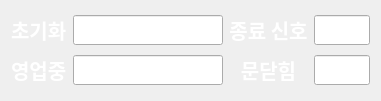
   <widget class="QWidget" name="layoutWidget">
    <property name="geometry">
     <rect>
      <x>10</x>
      <y>9</y>
      <width>381</width>
      <height>101</height>
     </rect>
    </property>
    <layout class="QGridLayout" name="gridLayout">
     <item row="0" column="0">
      <widget class="QLabel" name="label_135">
       <property name="font">
        <font>
         <family>함초롬돋움</family>
         <pointsize>15</pointsize>
         <weight>75</weight>
         <bold>true</bold>
        </font>
       </property>
       <property name="styleSheet">
        <string notr="true">color: rgb(255, 255, 255);</string>
       </property>
       <property name="text">
        <string>초기화</string>
       </property>
      </widget>
     </item>
     <item row="0" column="1">
      <widget class="QLineEdit" name="LE_PLATFORM_INITIALIZING">
       <property name="minimumSize">
        <size>
         <width>150</width>
         <height>30</height>
        </size>
       </property>
       <property name="font">
        <font>
         <pointsize>8</pointsize>
        </font>
       </property>
       <property name="alignment">
        <set>Qt::AlignCenter</set>
       </property>
       <property name="readOnly">
        <bool>true</bool>
       </property>
      </widget>
     </item>
     <item row="0" column="2">
      <widget class="QLabel" name="label_147">
       <property name="font">
        <font>
         <family>함초롬돋움</family>
         <pointsize>15</pointsize>
         <weight>75</weight>
         <bold>true</bold>
        </font>
       </property>
       <property name="styleSheet">
        <string notr="true">color: rgb(255, 255, 255);</string>
       </property>
       <property name="text">
        <string>종료 신호</string>
       </property>
       <property name="alignment">
        <set>Qt::AlignCenter</set>
       </property>
      </widget>
     </item>
     <item row="0" column="3">
      <widget class="QLineEdit" name="LE_PLATFORM_WAITING_STOP">
       <property name="minimumSize">
        <size>
         <width>0</width>
         <height>30</height>
        </size>
       </property>
       <property name="font">
        <font>
         <pointsize>8</pointsize>
        </font>
       </property>
       <property name="readOnly">
        <bool>true</bool>
       </property>
      </widget>
     </item>
     <item row="1" column="0">
      <widget class="QLabel" name="label_146">
       <property name="font">
        <font>
         <family>함초롬돋움</family>
         <pointsize>15</pointsize>
         <weight>75</weight>
         <bold>true</bold>
        </font>
       </property>
       <property name="styleSheet">
        <string notr="true">color: rgb(255, 255, 255);</string>
       </property>
       <property name="text">
        <string>영업중</string>
       </property>
      </widget>
     </item>
     <item row="1" column="1">
      <widget class="QLineEdit" name="LE_PLATFORM_OPERATING">
       <property name="minimumSize">
        <size>
         <width>150</width>
         <height>30</height>
        </size>
       </property>
       <property name="font">
        <font>
         <pointsize>8</pointsize>
        </font>
       </property>
       <property name="alignment">
        <set>Qt::AlignCenter</set>
       </property>
       <property name="readOnly">
        <bool>true</bool>
       </property>
      </widget>
     </item>
     <item row="1" column="2">
      <widget class="QLabel" name="label_138">
       <property name="font">
        <font>
         <family>함초롬돋움</family>
         <pointsize>15</pointsize>
         <weight>75</weight>
         <bold>true</bold>
        </font>
       </property>
       <property name="layoutDirection">
        <enum>Qt::RightToLeft</enum>
       </property>
       <property name="styleSheet">
        <string notr="true">color: rgb(255, 255, 255);</string>
       </property>
       <property name="text">
        <string>문닫힘</string>
       </property>
       <property name="alignment">
        <set>Qt::AlignCenter</set>
       </property>
      </widget>
     </item>
     <item row="1" column="3">
      <widget class="QLineEdit" name="LE_PLATFORM_CLOSED">
       <property name="minimumSize">
        <size>
         <width>0</width>
         <height>30</height>
        </size>
       </property>
       <property name="font">
        <font>
         <pointsize>8</pointsize>
        </font>
       </property>
       <property name="readOnly">
        <bool>true</bool>
       </property>
      </widget>
     </item>
    </layout>
   </widget>
